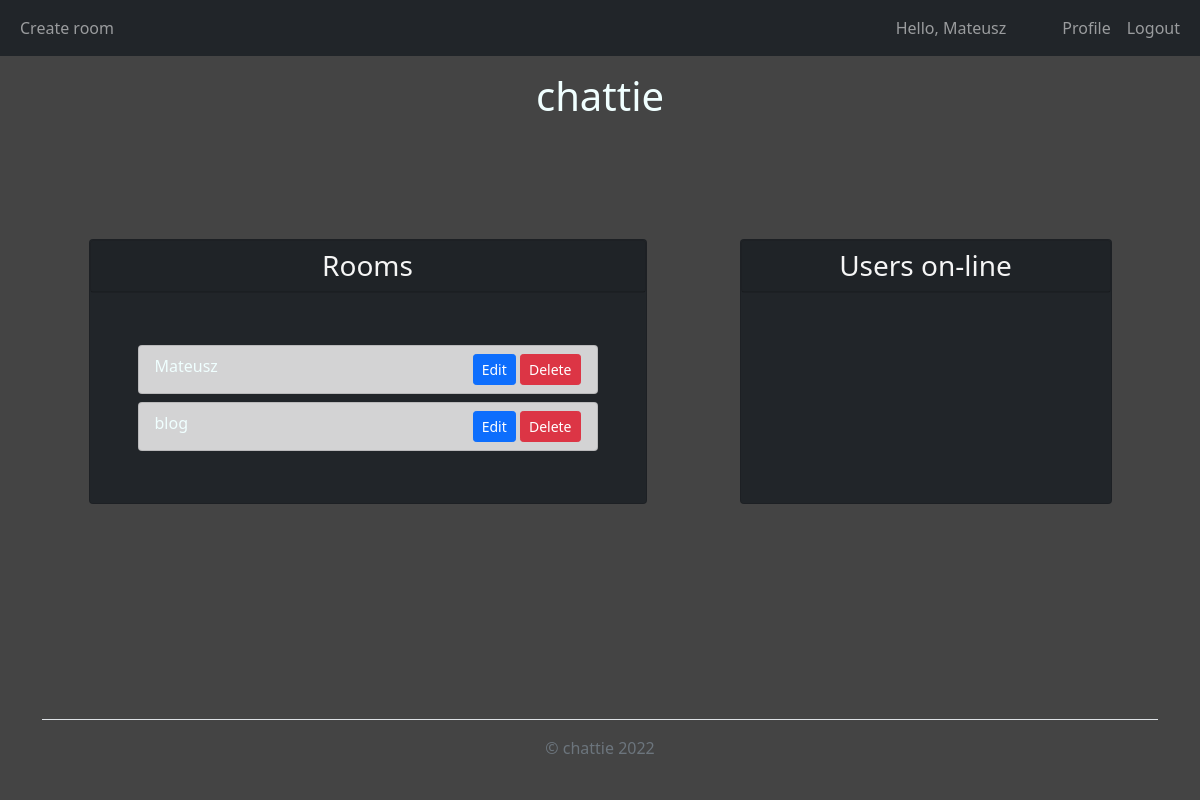
Page / (signed in) on the earlier database version.
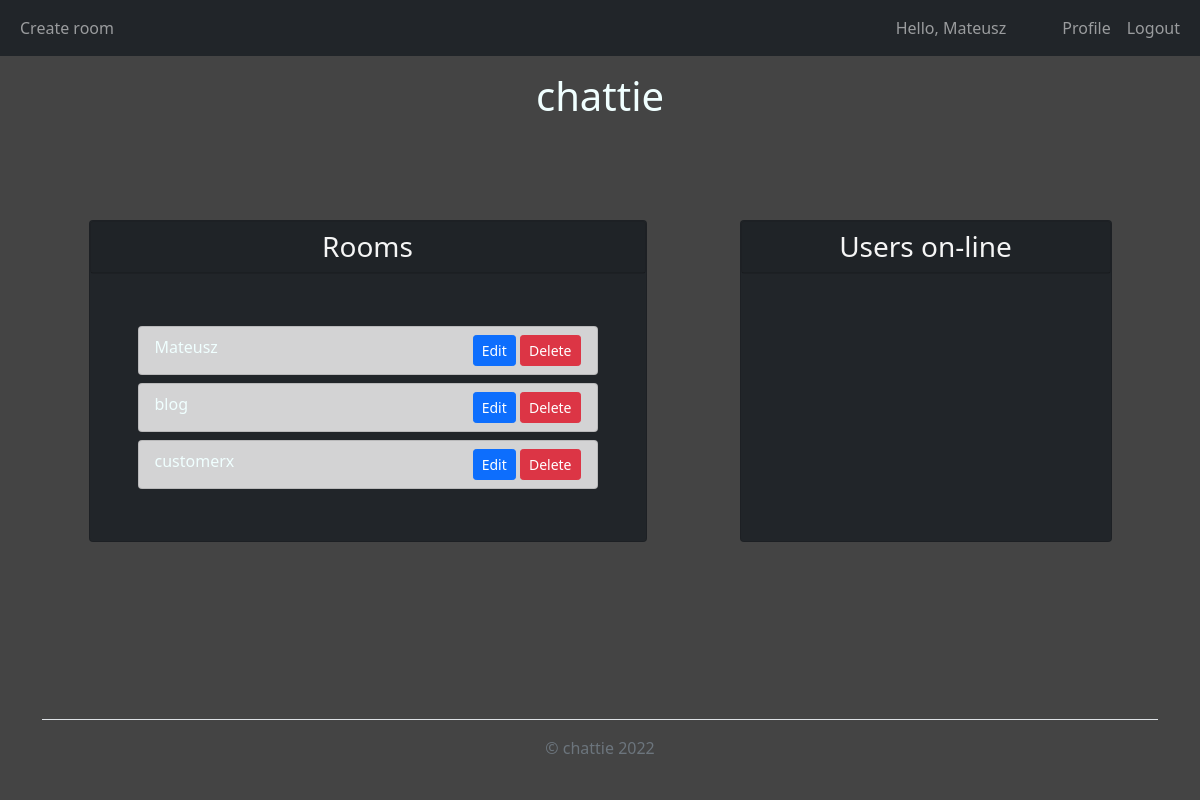
Same page on the later database version.
### chattie/models.py (models this page shows, shortened)
class User(db.Model, UserMixin):
    __tablename__ = 'user'
    id = db.Column(db.Integer, primary_key=True)
    username = db.Column(db.String(20), unique=True, nullable=False)
    email = db.Column(db.String(120), unique=True, nullable=False)
    image_file = db.Column(db.String(20), nullable=False, default='default.jpg')
    password = db.Column(db.String(60), nullable=False)
    created = db.Column(db.DateTime, nullable=False, default=datetime.utcnow)
    room_id = db.Column(db.Integer, db.ForeignKey('room.id'))
    message_id = db.Column(db.Integer, db.ForeignKey('message.id'))
    rooms = db.relationship('Room', foreign_keys=[room_id])
    messages = db.relationship('Message', foreign_keys=[message_id])

class Room(db.Model):
    __tablename__ = 'room'
    id = db.Column(db.Integer, primary_key=True)
    name = db.Column(db.String(20), nullable=False, unique=True)
    message_id = db.Column(db.Integer, db.ForeignKey('message.id'))
    participants = db.relationship('User', secondary=user_identifier)
    messages = db.relationship('Message', foreign_keys=[message_id], cascade="all,delete")
    creator_id = db.Column(db.Integer, db.ForeignKey('user.id'), nullable=False)
    created = db.Column(db.DateTime, nullable=False, default=datetime.utcnow)

### chattie/routes.py (the view)
@app.route("/")
def home():
    if not current_user.is_authenticated:
        return redirect(url_for('login'))
    rooms = Room.query.all()
    global clients
    return render_template('home.html',
                           title='home',
                           rooms=rooms,
                           clients=clients)

### chattie/models.py (called while the page is built)
@login_manager.user_loader
def load_user(user_id):
    return User.query.get(int(user_id))

### chattie/templates/home.html (shortened to what this page needs)
{% extends "main.html" %}
{% block content %}
<div class="container d-flex justify-content-around my-auto">
    <div class="card col-md-6 bg-dark">
        <div class="card text-center bg-dark">
            <h3 class=" fw-normal card-text card-header ">Rooms</h3>
        </div>
        <div class="p-5">
        {% for room in rooms %}
        <div class="list-group">
            <div class="list-group-item list-group-item-action list-group-item-dark my-1 d-flex justify-content-between">
                <a id="{{ room.name }}" class="room_join" href="{{ url_for('room', room_name=room.name) }}" >{{ room.name }}</a>
                {% if room.creator_id == current_user.id %}
                <div>
                    <a class="btn btn-primary btn-sm" href="{{ url_for('update_room', room_name=room.name) }}" role="button">Edit</a>
                    <a class="btn btn-danger btn-sm" href="{{ url_for('delete_room', room_name=room.name) }}" role="button">Delete</a>
                </div>
                {% endif %}
            </div>
        </div>
        {% endfor %}
        </div>
    </div>
    <div class="card col-md-4 bg-dark">
        <div class="card text-center bg-dark">
            <h3 class=" fw-normal card-text card-header">Users on-line</h3>
        </div>
        <div class="p-5" id="users">
        </div>
    </div>
</div>
{% endblock %}

### chattie/templates/main.html (shortened to what this page needs)
<!DOCTYPE html>
<html lang="en">
<head>
    <link href="https://cdn.jsdelivr.net/npm/bootstrap@5.1.3/dist/css/bootstrap.min.css" rel="stylesheet">
    <link rel="stylesheet" type="text/css" href="{{ url_for('static', filename='css/main.css') }}">
</head>
<body class='d-flex flex-column min-vh-100'>
    {% include "layout/navbar.html" %}
    {% include "layout/logo.html" %}
        {% block content %}
        {% endblock %}
    {% include "layout/footer.html" %}
</body>
</html>

### chattie/templates/layout/navbar.html (shortened to what this page needs)
{% if current_user.is_authenticated %}
  <nav class="navbar navbar-expand-lg navbar-dark  bg-dark">
    <div class="container-fluid">
      <div class="collapse navbar-collapse" id="navbarSupportedContent">
      <ul class="navbar-nav me-auto mb-2 mb-lg-0">
        <li class='nav-item'>
          <a class='nav-link' href="{{ url_for('create_room') }}">Create room</a>
        </li>
      </ul>
        <ul class="navbar-nav ms-auto mb-2 mb-lg-0">
          <li>
            <p class="navbar-text me-5 my-auto">Hello, {{current_user.username}}</p>
          </li>
          <li class="nav-item">
            <a class="nav-link" href="#">Profile</a>
          </li>
          <li>
            <a class="nav-link" href="{{ url_for('logout') }}">Logout</a>
          </li>
        </ul>
      </div>
    </div>
  </nav>
{% endif %}

### chattie/templates/layout/logo.html
<div id="logo" class="my-3">
    <h1><a href="/">chattie</a></h1>
</div>

### chattie/templates/layout/footer.html
<div class="container mt-auto">
  <footer class="d-flex flex-wrap py-3 my-4 border-top">
    <div class="col-md-12 d-flex">
      <div class="text-muted ms-auto me-auto">© chattie 2022</div>
    </div>
  </footer>
</div>

### chattie/static/css/main.css (style rules this page uses)
body { background-color: #444; color: whitesmoke; }
#logo { text-align: center; }
a { color: azure; text-decoration: none; }

Differences in the rows shown:
added Room: name "customerx"
